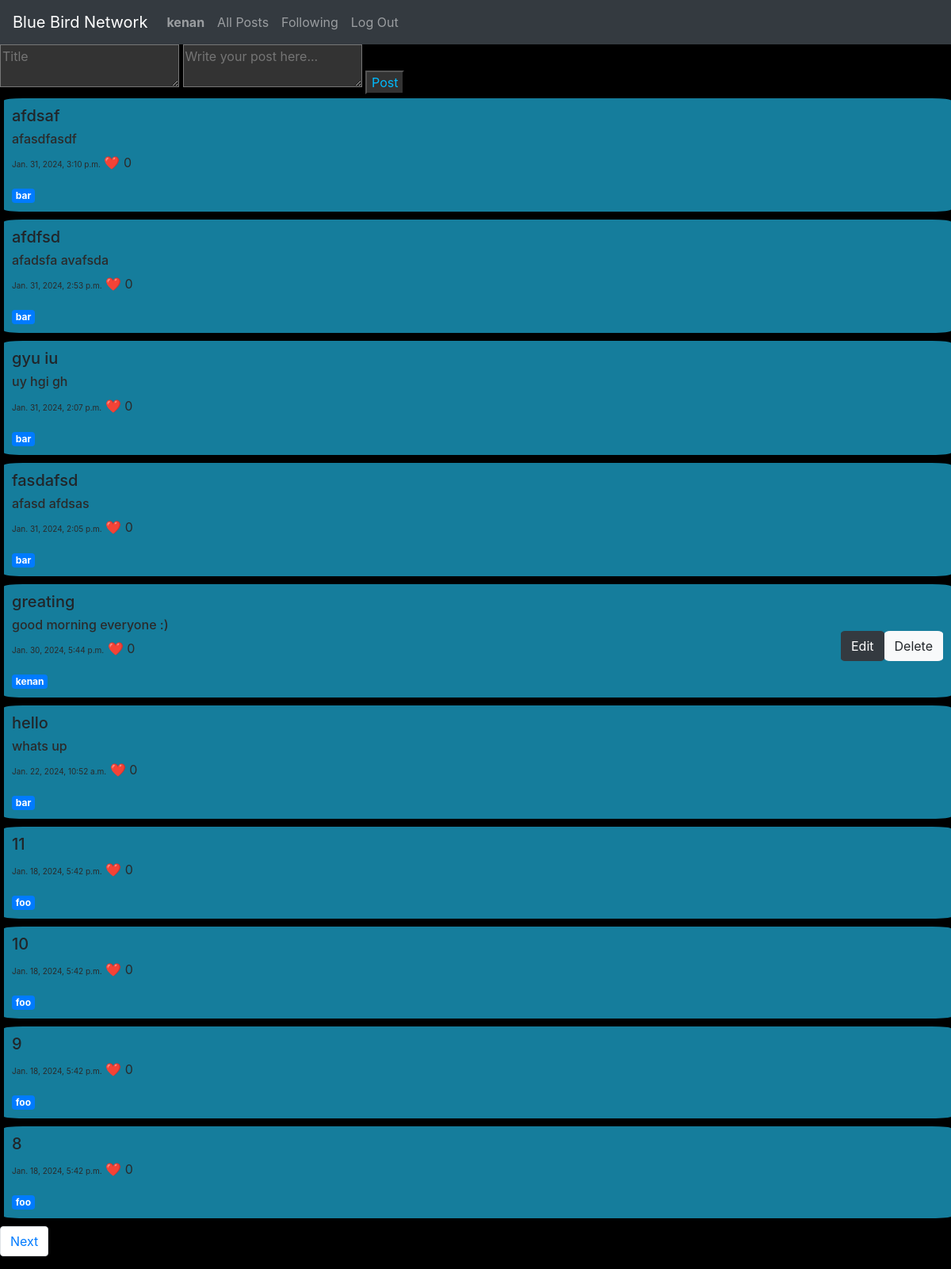
The app's page / (signed in) with its own data.
### network/models.py (models this page shows, shortened)
class User(AbstractUser):
    pass

class Tweet(models.Model):
    user = models.ForeignKey(User, on_delete=models.CASCADE, related_name= "user1")
    title = models.CharField(max_length=64)
    content = models.TextField()
    timestamp = models.DateTimeField(auto_now_add=True)
    likes = models.IntegerField(default = 0)

### network/views.py (the view)
# urls.py: path("", views.index, name="index"),
def index(request):
    pageNumber = int(request.GET.get('page', 1))
    nextPageUrl = '?page=' + str(pageNumber + 1)
    lastPageUrl = '?page=' + str(pageNumber - 1) if pageNumber > 1 else ""
    displacementAmount = (pageNumber - 1) * 10
    old_posts = Tweet.objects.all().order_by("-timestamp")[displacementAmount:displacementAmount+10]
    morePosts = Tweet.objects.all().order_by("-timestamp")[displacementAmount+10:displacementAmount+20].exists()
    return render(request, "network/index.html", {'old_posts': old_posts, 'nextPageUrl': nextPageUrl , 'lastPageUrl': lastPageUrl, "more_posts":morePosts})

### network/templates/network/index.html (shortened to what this page needs)
{% extends "network/layout.html" %}
{% block body %}
    <html lang="en">
        <body>
            <form id="post-form" method="POST">
                <textarea id="title-content" name="title" placeholder="Title" style="background-color: #333; color: #fff;"></textarea>
                <textarea id="post-content" name="content" placeholder="Write your post here..." style="background-color: #333; color: #fff;"></textarea>
                <input style="margin-bottom: 5px; background-color: #333; color: #00bbff;" id="submit-post" type="submit" value="Post">
            </form>
            {% for post in old_posts %}
                <div id = "old_posts" data-id = "{{ post.id }}">
                    <h5>{{ post.title }}</h5>
                    <h6 id = "original-text" style="color:rgb(43, 42, 42);">{{ post.content }}</h6>
                    <p style=" color:rgb(43, 42, 42);"><span style = "font-size: x-small;">{{ post.timestamp }}</span> ❤️ <span>{{ post.likes }}</span></p>
                    <a href="{% url 'smprofile' post.user.username %}" class="badge badge-primary">{{ post.user }}</a>
                    {% if post.user.username == request.user.username %}
                        <button class="btn btn-light" id="delete-button" data-id="{{ post.id }}">Delete</button>
                        <button class="btn btn-dark" id="edit-button" data-id="{{ post.id }}">Edit</button>
                        {% endif %}
                </div>
            {% endfor %}
            <nav aria-label="Page navigation example">
                <ul class="pagination">
                    {% if more_posts %}
                    <li class="page-item"><a class="page-link" href="{{ nextPageUrl }}">Next</a></li>
                    {% endif %}
                </ul>
            </nav>
        </body>
    </html>
{% endblock %}

### network/templates/network/layout.html (shortened to what this page needs)
{% load static %}
<!DOCTYPE html>
<html lang="en">
    <head>
        <link rel="stylesheet" href="https://stackpath.bootstrapcdn.com/bootstrap/4.4.1/css/bootstrap.min.css">
        <link href="{% static 'network/styles.css' %}" rel="stylesheet">
    </head>
    <body>
        <nav class="navbar navbar-expand-lg navbar-dark bg-dark">
            <a class="navbar-brand" href="{% url 'index' %}">Blue Bird Network</a>
            <div>
              <ul class="navbar-nav mr-auto">
                {% if user.is_authenticated %}
                    <li class="nav-item">
                        <a class="nav-link" href="{% url 'smprofile' username=user.username %}"><strong>{{ user.username }}</strong></a>
                    </li>
                {% endif %}
                <li class="nav-item">
                  <a class="nav-link" href="{% url 'index' %}">All Posts</a>
                </li>
                {% if user.is_authenticated %}
                    <li class="nav-item">
                        <a class="nav-link" href="{% url 'followingpage' %}">Following</a>
                    </li>
                    <li class="nav-item">
                        <a class="nav-link" href="{% url 'logout' %}">Log Out</a>
                    </li>
                {% endif %}
              </ul>
            </div>
          </nav>
        <div class="body">
            {% block body %}
            {% endblock %}
        </div>
    </body>
</html>

### network/static/network/styles.css (style rules this page uses)
#old_posts { background-color: #157d9c; padding: 10px; margin-bottom: 10px; animation-name: hide; animation-duration: 2s; animation-fill-mode: forwards; animation-play-state: paused; border-radius: 2%; margin-left: 5px; }
#delete-button { float:right; position: relative; bottom : 50px; border-radius: 10%; }
#edit-button { float:right; position: relative; bottom : 50px; border-radius: 10%; }
body { background-color: black; }

### records on screen
User: username "kenan"
Tweet: title "afdsaf", content "afasdfasdf", timestamp "Jan. 31, 2024, 3:10 p.m.", likes "0", user "bar"
Tweet: title "afdfsd", content "afadsfa avafsda", timestamp "Jan. 31, 2024, 2:53 p.m.", likes "0", user "bar"
Tweet: title "gyu iu", content "uy hgi gh", timestamp "Jan. 31, 2024, 2:07 p.m.", likes "0", user "bar"
Tweet: title "fasdafsd", content "afasd afdsas", timestamp "Jan. 31, 2024, 2:05 p.m.", likes "0", user "bar"
Tweet: title "greating", content "good morning everyone :)", timestamp "Jan. 30, 2024, 5:44 p.m.", likes "0", user "kenan"
Tweet: title "hello", content "whats up", timestamp "Jan. 22, 2024, 10:52 a.m.", likes "0", user "bar"
Tweet: title "11", timestamp "Jan. 18, 2024, 5:42 p.m.", likes "0", user "foo"
Tweet: title "10", timestamp "Jan. 18, 2024, 5:42 p.m.", likes "0", user "foo"
Tweet: title "9", timestamp "Jan. 18, 2024, 5:42 p.m.", likes "0", user "foo"
Tweet: title "8", timestamp "Jan. 18, 2024, 5:42 p.m.", likes "0", user "foo"
